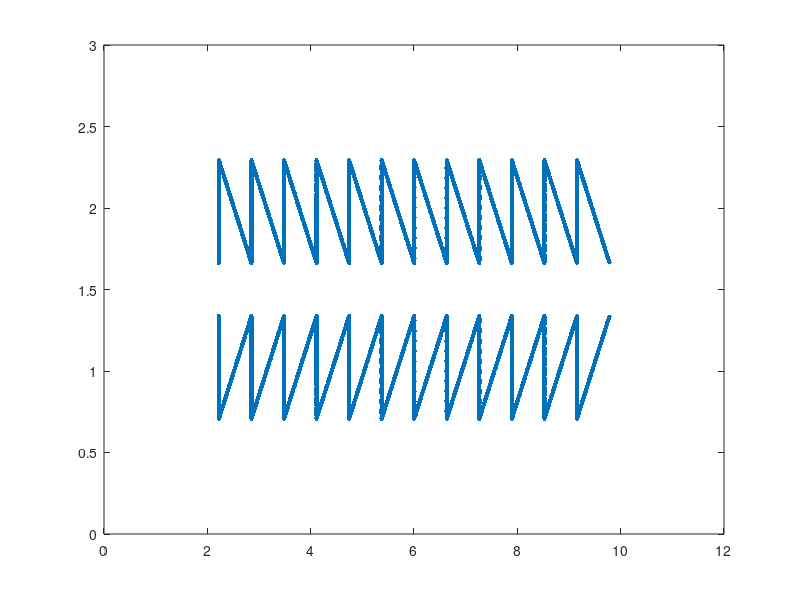

Reproduce this figure in MATLAB.
%-------------------------------------------------------------------------------------------------------------------%
%
% IB2d is an Immersed Boundary Code (IB) for solving fully coupled non-linear 
% 	fluid-structure interaction models. This version of the code is based off of
%	Peskin's Immersed Boundary Method Paper in Acta Numerica, 2002.
%
% Author: Nicholas A. Battista
% Email:  nickabattista@gmail.com
% Date Created: May 27th, 2015
% Institution: UNC-CH
%
% This code is capable of creating Lagrangian Structures using:
% 	1. Springs
% 	2. Beams (*torsional springs)
% 	3. Target Points
%	4. Muscle-Model (combined Force-Length-Velocity model, "Hill+(Length-Tension)")
%
% One is able to update those Lagrangian Structure parameters, e.g., spring constants, resting lengths, etc
% 
% There are a number of built in Examples, mostly used for teaching purposes. 
% 
% If you would like us to add a specific muscle model, please let Nick (nickabattista@gmail.com) know.
%
%--------------------------------------------------------------------------------------------------------------------%


%%%%%%%%%%%%%%%%%%%%%%%%%%%%%%%%%%%%%%%%%%%%%%%%%%%%%%%%%%%%%%%%%%%%%
%
% FUNCTION: updates the target point positions
%
%%%%%%%%%%%%%%%%%%%%%%%%%%%%%%%%%%%%%%%%%%%%%%%%%%%%%%%%%%%%%%%%%%%%%

function give_Me_Sawtooth_Geometry()

Lx = 12;        % Length of Computational Domain in X (m)
Ly = 3.0;        % Length of Computational Domain in Y (m)
Nx = 1024;        % Grid Resolution in X
Ny = 256;        % Grid Resolution in Y
ds = Lx/(2.1*Nx);  % Makes Lagrangian Spaced based on 512x512 finest grid

% Experiment: 
% 12 teeth
% d = 6.3mm (height of teeth)
% L = 7.6cm
% w = 6.3mm
% G = avg. gap between panels
% f = frequency
% a = peak to peak amplitude
%
% RE CALCULATION
% v(characteristic) = afL/G NOTE: a/G = 0cclusion Ratio
% L(characteristic) = d

% Geometric Parameters
d = 0.63; % height of tooth
w = 0.63; % width of tooth
G = 0.325;  % vertical distance between teeth (gap)

%
% Gives Sawtooth Geometry
% 
[xLag, yLag] = give_Me_Lagrangian_Geometry(ds,d,w,G);
xLag = xLag + ( Lx/2- xLag(end/4) ); % shift geometry to center of domain
yLag = yLag + ( Ly/2 );    % shift geometry accordingly to center of domain


%
% PRINTING INFO FOR UPDATE_TARGET_POINT_POSITIONS()
%
fprintf('\n\n Info for Update_Target_Point_Positions():\n\n'); 
fprintf('G = %d (vertical gap btwn top and bottom)\n',G); 
fprintf('N_Top = %d (# of points on top of sawtooth)\n\n', length(xLag)/2);

%
% PLOT FINAL GEOMETRY
% 
ms = 10;
plot(xLag,yLag,'.','MarkerSize',ms); hold on;
axis([0 Lx 0 Ly]);

% Prints .vertex file!
struct_name = 'sawtooth';
print_Lagrangian_Vertices(xLag,yLag,struct_name);

% Prints .target file!
k_Target = 1e11;
print_Lagrangian_Target_Pts(xLag,k_Target,struct_name);

%%%%%%%%%%%%%%%%%%%%%%%%%%%%%%%%%%%%%%%%%%%%%%%%%%%%%%%%%%%%%%%%%%%%%%%%
%
% FUNCTION: prints VERTEX points to a file called sawtooth.vertex
%
%%%%%%%%%%%%%%%%%%%%%%%%%%%%%%%%%%%%%%%%%%%%%%%%%%%%%%%%%%%%%%%%%%%%%%%%

function print_Lagrangian_Vertices(xLag,yLag,struct_name)

    N = length(xLag);

    vertex_fid = fopen([struct_name '.vertex'], 'w');

    fprintf(vertex_fid, '%d\n', N );

    %Loops over all Lagrangian Pts.
    for s = 1:N
        X_v = xLag(s);
        Y_v = yLag(s);
        fprintf(vertex_fid, '%1.16e %1.16e\n', X_v, Y_v);
    end

    fclose(vertex_fid); 
    
%%%%%%%%%%%%%%%%%%%%%%%%%%%%%%%%%%%%%%%%%%%%%%%%%%%%%%%%%%%%%%%%%%%%%%%%
%
% FUNCTION: prints Vertex points to a file called sawtooth.target
%
%%%%%%%%%%%%%%%%%%%%%%%%%%%%%%%%%%%%%%%%%%%%%%%%%%%%%%%%%%%%%%%%%%%%%%%%

function print_Lagrangian_Target_Pts(xLag,k_Target,struct_name)

    N = length(xLag);

    target_fid = fopen([struct_name '.target'], 'w');

    fprintf(target_fid, '%d\n', N );

    %Loops over all Lagrangian Pts.
    for s = 1:N
        fprintf(target_fid, '%d %1.16e\n', s, k_Target);
    end

    fclose(target_fid);


%%%%%%%%%%%%%%%%%%%%%%%%%%%%%%%%%%%%%%%%%%%%%%%%%%%%%%%%%%%%%%%%%%
%
% FUNCTION: gives Lagrangian geometry for sawtooth pump
%
%%%%%%%%%%%%%%%%%%%%%%%%%%%%%%%%%%%%%%%%%%%%%%%%%%%%%%%%%%%%%%%%%%

function[xLag, yLag] = give_Me_Lagrangian_Geometry(ds,d,w,G)

%
% gives geometry for one tooth
%
[xTooth, yTooth] = give_Me_One_Tooth_Geometry(ds,d,w);

%combines for many teeth
numTeeth = 12;
xTLag = xTooth; xBLag = xTooth;
yTLag = yTooth; yBLag = -yTooth;
for j=1:numTeeth-1
    % top portion of sawtooth
    xTLag = [xTLag xTooth+j*w];
    yTLag = [yTLag yTooth];
    
    %bottom portion of sawtooth
    xBLag = [xBLag xTooth+j*w];
    yBLag = [yBLag -yTooth];
end

% testing geometry (when numTeeth=3)
% plot(xLag(1:end/3),yLag(1:end/3),'.'); hold on;
% plot(xLag(end/3+1:2/3*end),yLag(end/3+1:2/3*end),'o'); hold on;

% testing geometry for ALL teeth
%plot(xTLag,yTLag,'r.'); hold on;
%plot(xBLag,yBLag,'b.'); hold on;

%
% COMBINE TOP AND BOTTOM INTO SINGLE VECTOR AND TRANSLATE CORRECT DISTANCE
% (a/2)
%
xLag = [xTLag xBLag];
yLag = [yTLag+G/2 yBLag-G/2];

%Shift
%xLag = xLag + xLag(end/2);

%%%%%%%%%%%%%%%%%%%%%%%%%%%%%%%%%%%%%%%%%%%%%%%%%%%%%%%%%%%%%%%%%%%%%%%%
%
% FUNCTION: gives Lagrangian geometry for ONE sawtooth 'tooth' geometry
%           NOTE: geometry lower triangular pt: (0,0)
%                 right most point: (w,0)
%                 top-left most point: (0,d)
%
%%%%%%%%%%%%%%%%%%%%%%%%%%%%%%%%%%%%%%%%%%%%%%%%%%%%%%%%%%%%%%%%%%%%%%%%

function [xTooth, yTooth] = give_Me_One_Tooth_Geometry(ds,d,w)

% Make Vertical Piece
yH = 0:ds:d;
xH = zeros(1,length(yH));

% Make Diagonal Piece
diag = sqrt( d^2 + w^2 );
xDiag = -diag/2:ds:diag/2;
yDiag = zeros(1 , length(xDiag) );

% Rotate Diagonal Piece
ang = atan(d/w);
[xDiag,yDiag] = rotate_geometry(-ang,xDiag,yDiag);

% Translate into correct place
xDiag = xDiag + d/2;
yDiag = yDiag + w/2;

% Shift last point slightly so no overlap when combining teeth
xDiag(end) = ( 0.4*xDiag(end-1)+0.6*xDiag(end) );
yDiag(end) = ( 0.4*yDiag(end-1)+0.6*yDiag(end) );

% Combine teeth parts into one single vector
xTooth = [xH xDiag];
yTooth = [yH yDiag];

%
% TESTING GEOMETRY
%plot(xH,yH,'r.'); hold on;
%plot(xDiag,yDiag,'r.'); hold on;
%plot(xTooth,yTooth,'k'); hold on;

%%%%%%%%%%%%%%%%%%%%%%%%%%%%%%%%%%%%%%%%%%%%%%%%%%%%%%%%%%%%%%%%%%
%
% FUNCTION: rotate the geometry by ang
%
%%%%%%%%%%%%%%%%%%%%%%%%%%%%%%%%%%%%%%%%%%%%%%%%%%%%%%%%%%%%%%%%%%

function [xDiagN,yDiagN] = rotate_geometry(ang,xDiag,yDiag)

%
% Rotate Diagonal Piece
for i=1:length(xDiag)
   xDiagN(i) = xDiag(i)*cos(ang) - yDiag(i)*sin(ang);
   yDiagN(i) = xDiag(i)*sin(ang) + yDiag(i)*cos(ang);
end

